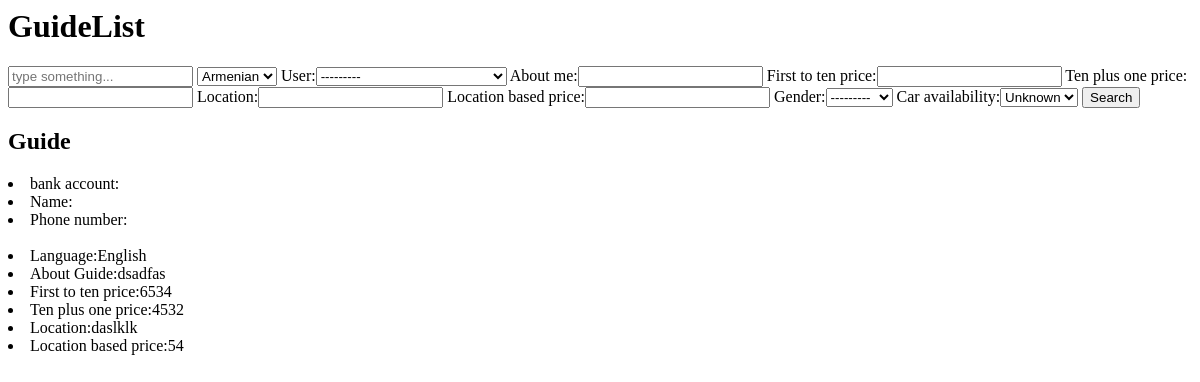
The page /guide_list on the database as committed earlier.
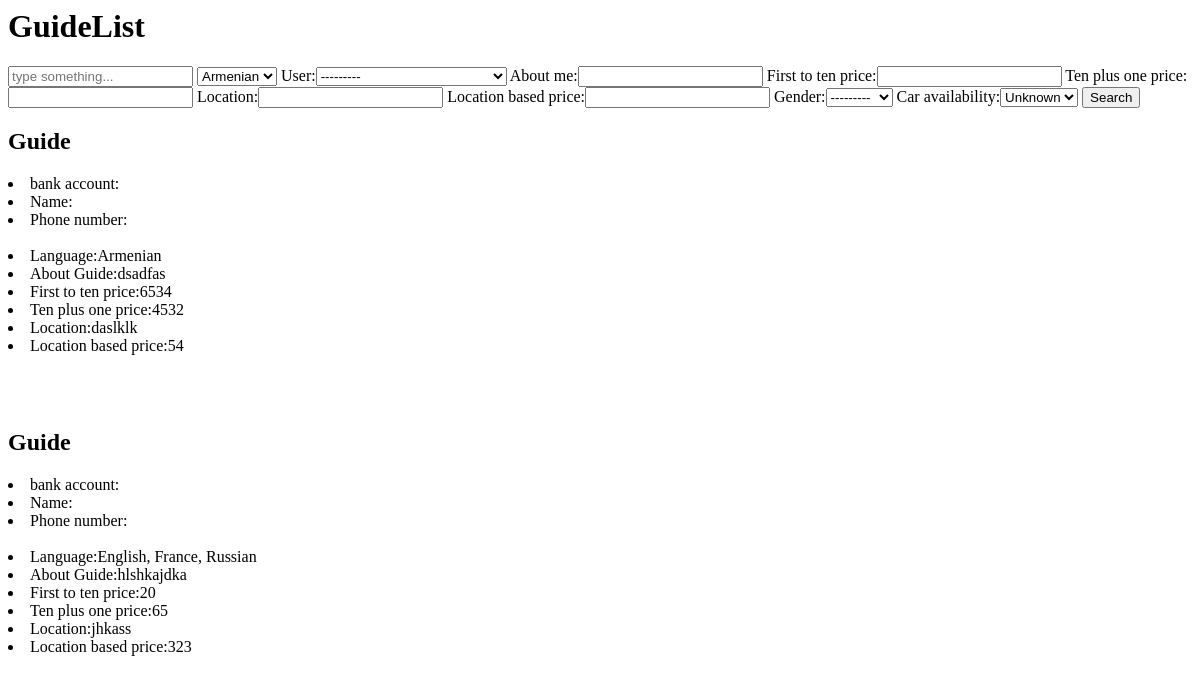
The same page on the database as committed later.
### users/models.py (models this page shows)
class Guide(models.Model):
    user = models.OneToOneField(settings.AUTH_USER_MODEL,
                                on_delete=models.CASCADE, related_name='guide')
    language = MultiSelectField(_('language'), choices=LANGUAGES_CHOICES)
    about_me = models.CharField(max_length=255)
    first_to_ten_price = models.IntegerField()
    ten_plus_one_price = models.IntegerField()
    location = models.CharField(max_length=255)
    location_based_price = models.IntegerField()
    gender = models.IntegerField(choices=GENDER_CHOICES)
    age = models.IntegerField(choices=AGE_CHOICES)
    car_availability = models.BooleanField(default=False)

### users/views.py (the view)
# urls.py: path('guide_list', views.guide_list, name='guide_list'),
def guide_list(request):
    guides = Guide.objects.all()
    guide_filter = GuideFilter(request.GET, queryset=guides)
    guides = guide_filter.qs
    if request.method == 'GET':
        form = GuideLanguageForm(request.GET)
        if form.is_valid():
            language = form.cleaned_data['language']
    else:
        form = GuideLanguageForm()
    try:
        type(language)
    except:
        language = False
    name = func_valid_input('GuideSearch')
    if language:
        guides = guide_filter.qs.filter(language__contains=language)
    context = {'guides':guides, 'guide_filter':guide_filter, 'form':form}
    return render(request, 'users/guide_list.html', context)

### users/forms.py
class GuideLanguageForm(forms.Form):
    language = forms.ChoiceField(choices=LANGUAGES_CHOICES)

### users/models.py (called while the page is built)
    def __str__(self):
        return "{}".format(self.email)

### users/views.py (called while the page is built)
def func_valid_input(key):
    try:
        name = request.GET[key]
    except:
        name = False
    return name

### users/templates/users/guide_list.html (shortened to what this page needs)
<h1>GuideList</h1>
<div>
    <form method="GET">
      <input type="text" name="GuideSearch" placeholder="type something...">
      {{form.language}}
      {{ guide_filter.form }}
      <button type="submit" name="search">Search</button>
    </form>
</div>
{% for i in guides %}
<h2>Guide</h2>
<li>
	bank account: {{i.user.bank_account}}
</li>
<li>
	Name: {{i.user.name}}
</li>
<li>
	Phone number:{{i.user.phone_number}}
</li>
<li>
	Language:{{i.get_language_display}}
</li>
<li>
	About Guide:{{i.about_me}}
</li>
<li>
	First to ten price:{{i.first_to_ten_price}}
</li>
<li>
	Ten plus one price:{{i.ten_plus_one_price}}
</li>
<li>
	Location:{{i.location}}
</li>
<li>
	Location based price:{{i.location_based_price}}
</li>
{% endfor %}

Rows that differ between the two databases and show on the page:
changed Guide "dsadfas": language "English" → "Armenian"
added Guide: language "English, France, Russian", about_me "hlshkajdka", first_to_ten_price "20", ten_plus_one_price "65", location "jhkass", location_based_price "323"
